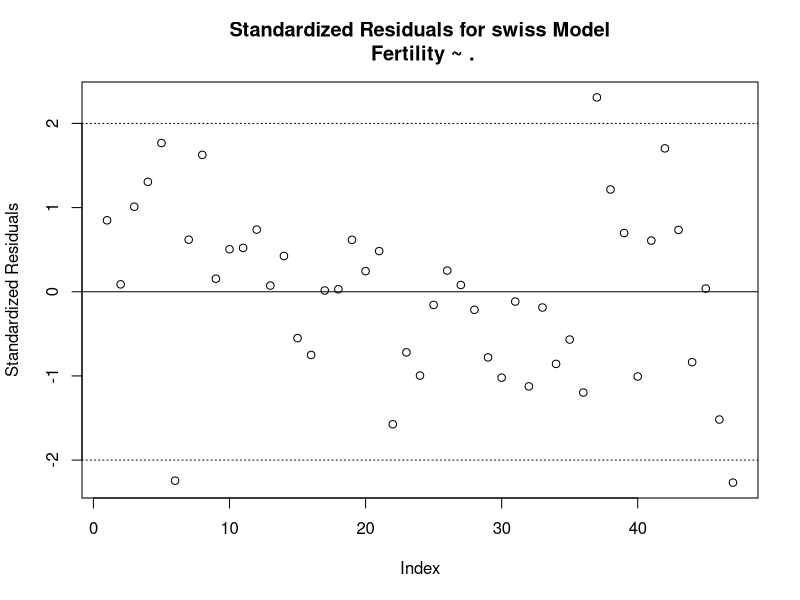

The R source for this figure:
## ---- chunk 1
data(swiss)
model <- lm(Fertility ~ ., data=swiss)
stdResiduals <- rstandard(model)
plot(stdResiduals, ylab="Standardized Residuals", main="Standardized Residuals for swiss Model\n Fertility ~ .")
abline(0,0)
abline(h=2, lty = 3)
abline(h=-2, lty = 3)
## ---- chunk 2
data(swiss)
model <- lm(Fertility ~ ., data=swiss)
stdResiduals <- rstandard(model)
#plot(stdResiduals, ylab="Standardized Residuals", 
#        main="Standardized Residuals for swiss Model\n Fertility ~ .")
#abline(0,0)
#abline(h=2, lty = 3)
#abline(h=-2, lty = 3)
